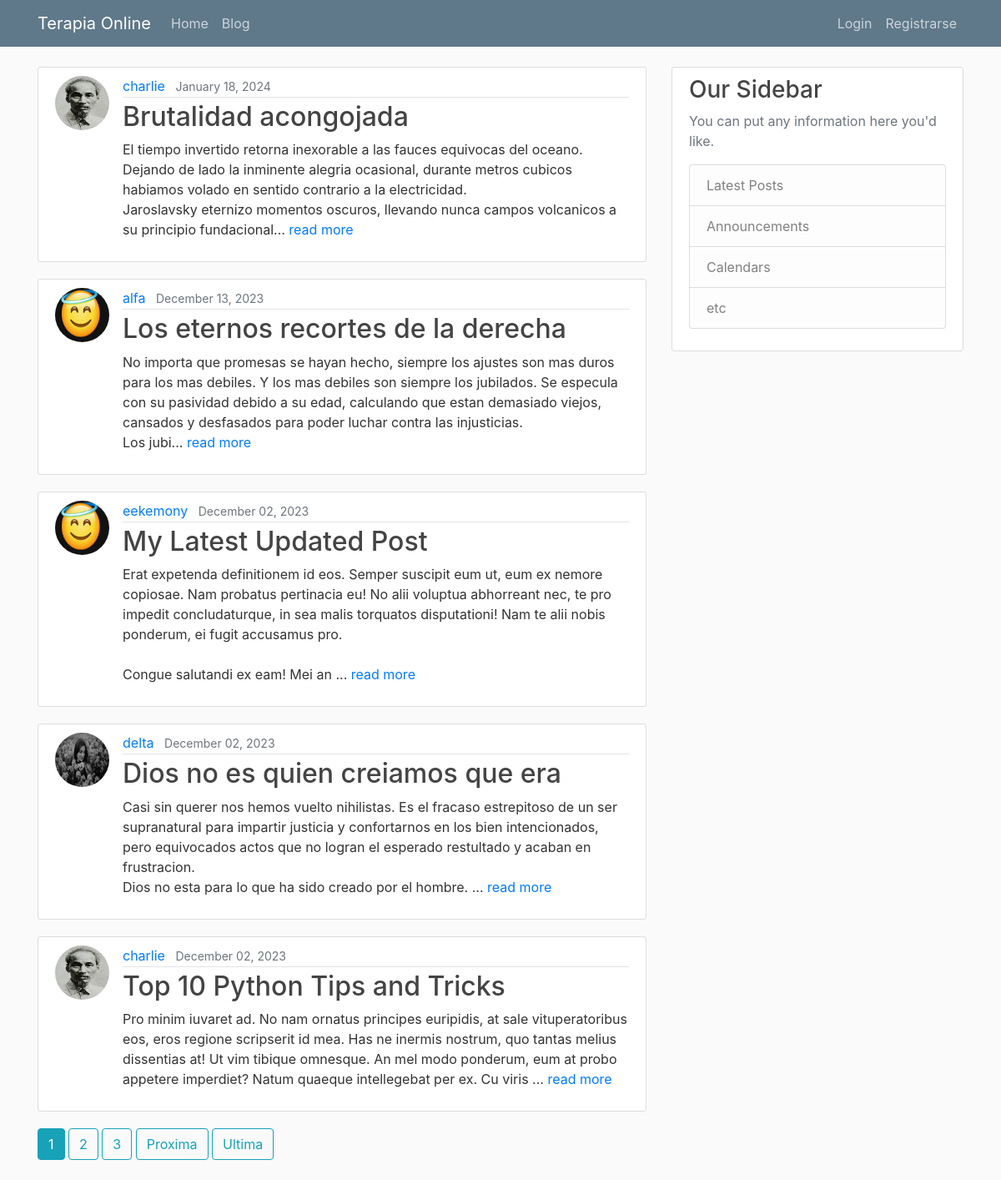
Screenshot of /blog/ with the database file from the repository.
### blog/models.py (models this page shows, shortened)
class Post(models.Model):
    title = models.CharField(max_length=100)
    content = models.TextField()
    date_posted = models.DateTimeField(default=timezone.now)
    author = models.ForeignKey(User, on_delete=models.CASCADE)
    def get_absolute_url(self):
        return reverse('blog:post-detalle', kwargs={"pk": self.pk})
    def short_content(self):
        return self.content[:300]
    """
    In Django, the get_absolute_url method is used to get the canonical URL for an object. It tells Django how to calculate the URL for an object. In your Post model, the get_absolute_url method is using the reverse function to return the URL for the detail view of the post.

    The reverse function in Django is used to generate URLs by reversing the URL patterns defined in your urls.py. It takes a URL pattern name as its first argument and any arguments for the URL pattern as keyword arguments. In your case, reverse('post-detail', kwargs={'pk': self.pk}) is generating a URL for the post-detail view, passing the posts primary key (self.pk) as an argument.

    On the other hand, redirect is a function that returns an HttpResponseRedirect to the appropriate URL for the arguments passed. It can take a model, view name, or URL as its argument, and it will use get_absolute_url if a model is passed.

    So, the main difference between redirect and reverse is that redirect actually sends a redirect response to the user, while reverse simply calculates a URL. You would use reverse when you want to calculate a URL to use elsewhere in your code, and redirect when you want to send the user to a different page in response to an action (like creating a new post).
    """

### users/models.py (models this page shows, shortened)
class Profile(models.Model):
    user = models.OneToOneField(User, on_delete=models.CASCADE) #Delete profile when user is deleted.
    image = models.ImageField(default='default.jpg', upload_to='profile_pics')

### blog/views.py (the view)
# urls.py: path('', PostListView.as_view(), name='post-list'),
class PostListView(ListView):
    model = Post
    ordering = ['-date_posted'] # Orden negativo date_posted. Del ultimo al primer posteo. Como en los mails.
    paginate_by = 5

### blog/templates/blog/post_list.html (shortened to what this page needs)
{% extends "main/base.html" %}
{% block contenido %}
    {% for object in object_list %}
        <article class="media content-section">
            <img class="rounded-circle article-img" src="{{ object.author.profile.image.url }}">
            <div class="media-body">
                {% include "blog/article_metadata.html" %}
                <h2><a class="article-title" href="{{ object.get_absolute_url }}">{{ object.title }}</a></h2>
                <p class="article-content">{{ object.short_content }}... <a href="{{ object.get_absolute_url }}">read more</a></p>
            </div>
        </article>
    {% endfor %}
    {% if is_paginated %}
        {% include "pagination_controls.html" %}
    {% endif %}
{% endblock contenido %}

### blog/templates/blog/article_metadata.html (shortened to what this page needs)
    <div class="article-metadata">
        <a class="mr-2" href="{% url 'blog:user-posts' object.author.username %}">{{ object.author }}</a>
        <small class="text-muted">{{ object.date_posted|date:"F d, Y" }}</small>
    </div>

### main/static/main/main.css (style rules this page uses)
body { background: #fafafa; color: #333333; margin-top: 5rem; }
h1, h2, h3, h4, h5, h6 { color: #444444; }
.content-section { background: #ffffff; padding: 10px 20px; border: 1px solid #dddddd; border-radius: 3px; margin-bottom: 20px; }
.article-title { color: #444444; }
.article-content { white-space: pre-line; }
.article-img { height: 65px; width: 65px; margin-right: 16px; }
.article-metadata { padding-bottom: 1px; margin-bottom: 4px; border-bottom: 1px solid #e3e3e3 }

### rows the page displays
Post: author.profile.image (picture), author "charlie", date_posted "January 18, 2024", title "Brutalidad acongojada", short_content "El tiempo invertido retorna inexorable a las fauces equivocas del oceano. Dejando de lado la inminente alegria ocasional, durante metros cubicos habiamos volado en sentido contrario a la electricidad. Jaroslavsky eternizo momentos oscuros, llevando nunca campos volcanicos a su principio fundacional"
Post: author.profile.image (placeholder picture), author "alfa", date_posted "December 13, 2023", title "Los eternos recortes de la derecha", short_content "No importa que promesas se hayan hecho, siempre los ajustes son mas duros para los mas debiles. Y los mas debiles son siempre los jubilados. Se especula con su pasividad debido a su edad, calculando que estan demasiado viejos, cansados y desfasados para poder luchar contra las injusticias. Los jubi"
Post: author.profile.image (placeholder picture), author "eekemony", date_posted "December 02, 2023", title "My Latest Updated Post", short_content "Erat expetenda definitionem id eos. Semper suscipit eum ut, eum ex nemore copiosae. Nam probatus pertinacia eu! No alii voluptua abhorreant nec, te pro impedit concludaturque, in sea malis torquatos disputationi! Nam te alii nobis ponderum, ei fugit accusamus pro. Congue salutandi ex eam! Mei an"
Post: author.profile.image (picture), author "delta", date_posted "December 02, 2023", title "Dios no es quien creiamos que era", short_content "Casi sin querer nos hemos vuelto nihilistas. Es el fracaso estrepitoso de un ser supranatural para impartir justicia y confortarnos en los bien intencionados, pero equivocados actos que no logran el esperado restultado y acaban en frustracion. Dios no esta para lo que ha sido creado por el hombre."
Post: author.profile.image (picture), author "charlie", date_posted "December 02, 2023", title "Top 10 Python Tips and Tricks", short_content "Pro minim iuvaret ad. No nam ornatus principes euripidis, at sale vituperatoribus eos, eros regione scripserit id mea. Has ne inermis nostrum, quo tantas melius dissentias at! Ut vim tibique omnesque. An mel modo ponderum, eum at probo appetere imperdiet? Natum quaeque intellegebat per ex. Cu viris"

### other values shown
{{ i }} "1"
{{ i }} "2" "3"
